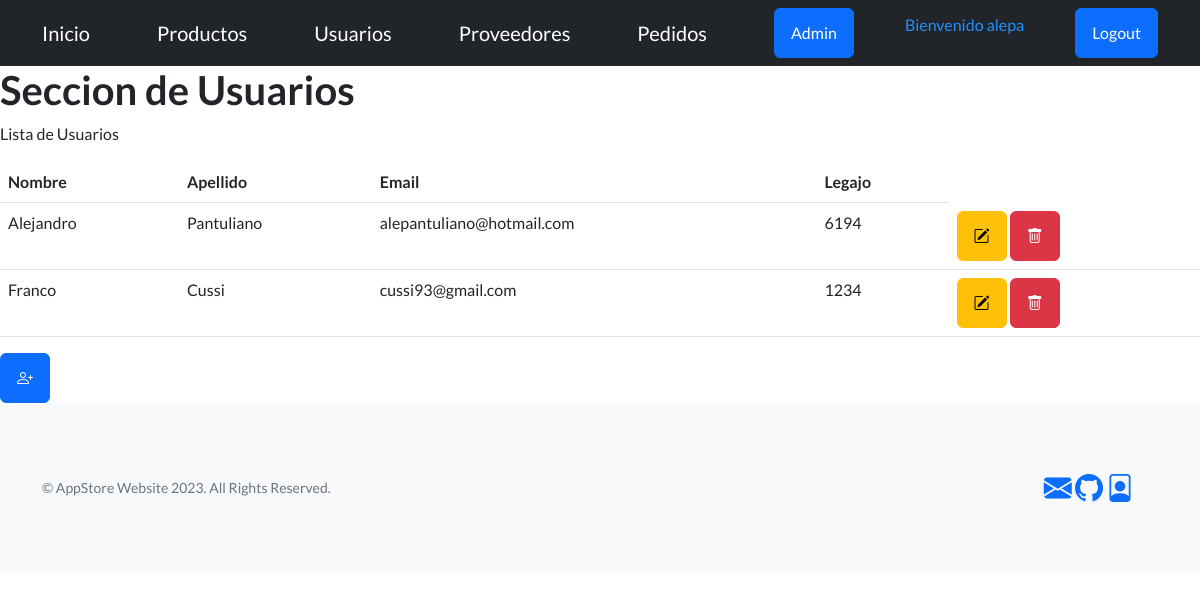
/app-store/usuarios/ (signed in), run on an earlier commit of the app's database.
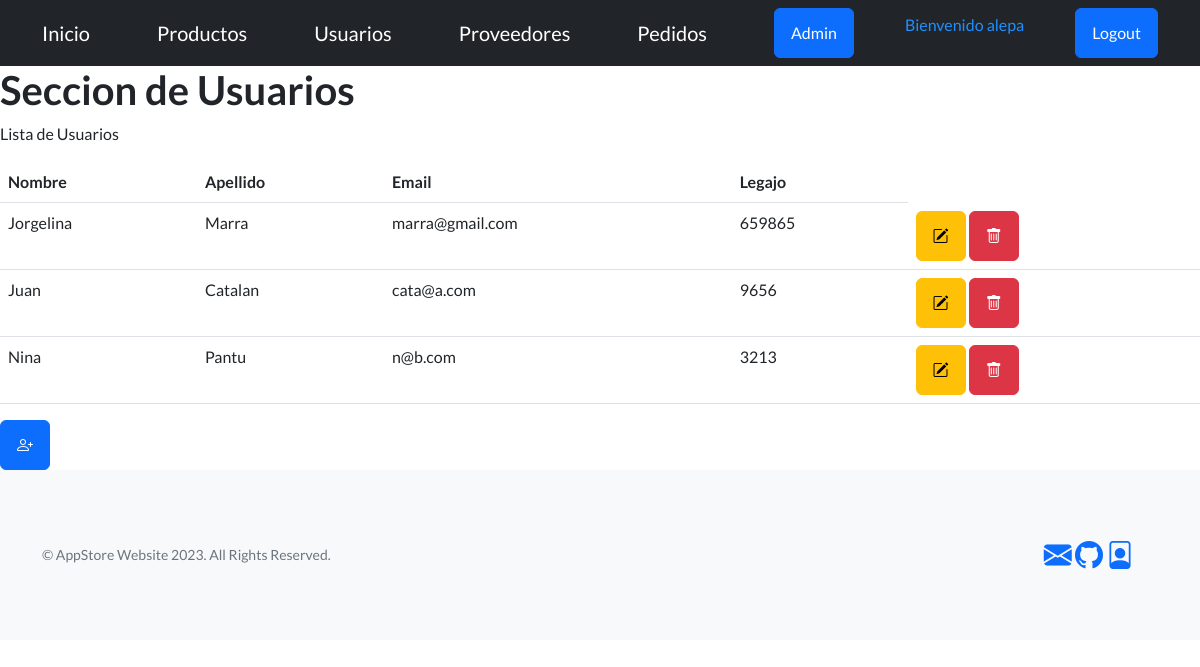
And on a later commit of the database.
### AppStore/models.py (models this page shows, shortened)
class Usuario(models.Model):
    nombre = models.CharField(max_length=30)
    apellido = models.CharField(max_length=30)
    email = models.EmailField(null=True)
    nroLegajo = models.IntegerField()
    user = models.OneToOneField(User, on_delete=models.CASCADE , null=True)

### AppStore/views.py (the view)
# urls.py: path('usuarios/', usuarios ,name='Usuarios'),
@staff_member_required(login_url='/app-store/login')
def usuarios(req):
    lista = Usuario.objects.all()
    return render(req,"usuarios.html" , {"usuarios": lista})

### AppStore/templates/usuarios.html
{% extends 'main.html' %}
{% block bloqueMutable %}
            <h1>Seccion de Usuarios</h1>
            <p>
                Lista de Usuarios
            </p>
            <table class="table">
                <thead>
                    <tr>
                        <th scope="col">Nombre</th>
                        <th scope="col">Apellido</th>
                        <th scope="col">Email</th>
                        <th scope="col">Legajo</th>
                    </tr>
                </thead>
                <tbody>
                    {% for usuario in usuarios %}
                    <tr>
                        <td>{{ usuario.nombre }}</td>
                        <td>{{ usuario.apellido }}</td>
                        <td>{{ usuario.email }}</td>
                        <td>{{ usuario.nroLegajo }}</td>
                         <td><a type="button" class="btn btn-warning" href="{% url 'ActualizarUsuario' usuario.id %}"><i class="bi bi-pencil-square"></i></a>
                            <a type="button" class="btn btn-danger" href="{% url 'EliminaUsuario' usuario.id %}"><i class="bi bi-trash"></i></a>
                        </td>
                    </tr>
                    {% endfor %}
                </tbody>
            </table>
            <a class="btn btn-primary" href="{% url 'Registrar' %}" role="button"><i class="bi bi-person-plus"></i></a>
{% endblock bloqueMutable %}

### AppStore/templates/main.html (shortened to what this page needs)
<!DOCTYPE html>
<html lang="en">
    <head>
        {% load static %}
        <link href="https://cdn.jsdelivr.net/npm/bootstrap-icons@1.5.0/font/bootstrap-icons.css" rel="stylesheet" type="text/css" />
        <link href='{% static "css/styles.css" %}' rel="stylesheet" />
    </head>
    <body>
        {% include 'navbar.html' %}
        {% block bloqueMutable %}
        {% endblock bloqueMutable %}
        <footer class="footer bg-light">
            <div class="container">
                <div class="row">
                    <div class="col-lg-6 h-100 text-center text-lg-start my-auto">
                        <p class="text-muted small mb-4 mb-lg-0">&copy; AppStore Website 2023. All Rights Reserved.</p>
                    </div>
                    <div class="col-lg-6 h-100 text-center text-lg-end my-auto">
                        <ul class="list-inline mb-0">
                            <li class="list-inline-item me-4">
                                <a href='mailto:alepantuliano@hotmail.com'><i class="bi bi-envelope-fill fs-3"></i></a>
                                <a href="https://github.com/AlePantu/ProyectoFinal-Pantuliano"><i class="bi-github fs-3"></i></a>
                                <a href="{% url 'About' %}"><i class="bi bi-file-person fs-3"></i>
                            </li>
                        </ul>
                    </div>
                </div>
            </div>
        </footer>
    </body>
</html>

### AppStore/templates/navbar.html
<nav class="navbar navbar-dark bg-dark static-top">
    <div class="container">
        <a class="navbar-brand" href="{% url 'Inicio' %}">Inicio</a>
        {% if user.is_authenticated %}
        <a class="navbar-brand" href="{% url 'Productos' %}">Productos</a>
        {% if user.is_staff %}
        <a class="navbar-brand" href="{% url 'Usuarios' %}">Usuarios</a>
        <a class="navbar-brand" href="{% url 'Proveedores' %}">Proveedores</a>
        <a class="navbar-brand" href="{% url 'Pedidos' %}">Pedidos</a>
        <a class="btn btn-primary" href="/admin">Admin</a>
        {% endif %}
        <p style="color:DodgerBlue;">Bienvenido {{user.username}}</p>
        <a class="btn btn-primary" href="{% url 'Logout' %}">Logout</a>
    {% else %}
        <a class="btn btn-primary" href="{% url 'Login' %}">Login</a>
    {% endif %}
    </div>
</nav>

What changed in the data, as far as the page shows it:
removed Usuario: nombre "Alejandro", apellido "Pantuliano", email "alepantuliano@hotmail.com", nroLegajo "6194"
removed Usuario: nombre "Franco", apellido "Cussi", email "cussi93@gmail.com", nroLegajo "1234"
added Usuario: nombre "Jorgelina", apellido "Marra", email "marra@gmail.com", nroLegajo "659865"
added Usuario: nombre "Juan", apellido "Catalan", email "cata@a.com", nroLegajo "9656"
added Usuario: nombre "Nina", apellido "Pantu", email "n@b.com", nroLegajo "3213"
